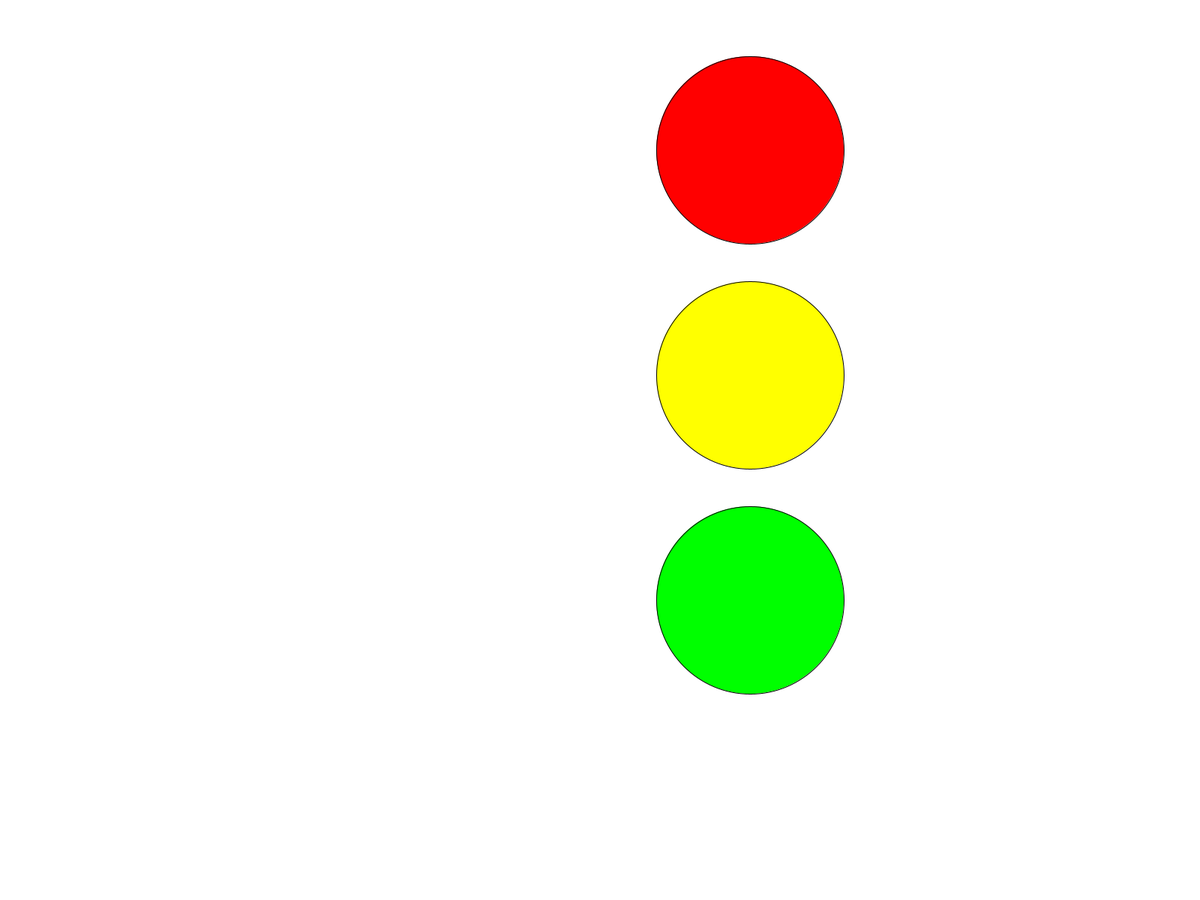
Frame 1 (no input)
Frame 60 (the mouse pressed at the canvas centre just before this capture): identical to frame 1, image omitted
Frame 120 (the mouse held since frame 60 and released just before this capture): identical to frame 1, image omitted

The Processing sketch that drew this single still picture (run headless with seeded random() and noise(); from frame 60 on, the mouse is pressed at the canvas centre):

// Processing sketch: TaskThreea
// ── TaskThreea.pde

color Red = color(255,0,0);
color Yellow = color(255,255,0);
color Green = color(0,255,0);
color BackgroundC = color(255);


void setup()
{
 fullScreen(); 
}

void draw(){
  background(BackgroundC);
  fill(Green);
  ellipse(1000,800,250,250);
  fill(Yellow);
  ellipse(1000,500,250,250);
  fill(Red);
  ellipse(1000,200,250,250);
}
